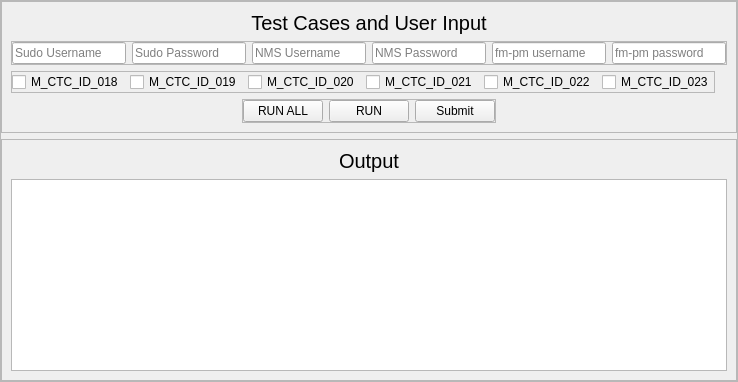
                  <widget class="QWidget" name="Module7">
                   <layout class="QVBoxLayout" name="verticalLayout_22">
                    <property name="leftMargin">
                     <number>0</number>
                    </property>
                    <property name="topMargin">
                     <number>0</number>
                    </property>
                    <property name="rightMargin">
                     <number>0</number>
                    </property>
                    <property name="bottomMargin">
                     <number>0</number>
                    </property>
                    <item>
                     <widget class="QFrame" name="subMod7">
                      <property name="frameShape">
                       <enum>QFrame::StyledPanel</enum>
                      </property>
                      <property name="frameShadow">
                       <enum>QFrame::Raised</enum>
                      </property>
                      <layout class="QVBoxLayout" name="verticalLayout_26">
                       <property name="leftMargin">
                        <number>0</number>
                       </property>
                       <property name="topMargin">
                        <number>0</number>
                       </property>
                       <property name="rightMargin">
                        <number>0</number>
                       </property>
                       <property name="bottomMargin">
                        <number>0</number>
                       </property>
                       <item>
                        <widget class="QFrame" name="InputFrame_7">
                         <property name="frameShape">
                          <enum>QFrame::StyledPanel</enum>
                         </property>
                         <property name="frameShadow">
                          <enum>QFrame::Raised</enum>
                         </property>
                         <layout class="QGridLayout" name="gridLayout_9">
                          <item row="10" column="0" colspan="3" alignment="Qt::AlignHCenter">
                           <widget class="QFrame" name="buttons_7">
                            <property name="frameShape">
                             <enum>QFrame::StyledPanel</enum>
                            </property>
                            <property name="frameShadow">
                             <enum>QFrame::Raised</enum>
                            </property>
                            <layout class="QHBoxLayout" name="horizontalLayout_10">
                             <property name="spacing">
                              <number>6</number>
                             </property>
                             <property name="leftMargin">
                              <number>0</number>
                             </property>
                             <property name="topMargin">
                              <number>0</number>
                             </property>
                             <property name="rightMargin">
                              <number>0</number>
                             </property>
                             <property name="bottomMargin">
                              <number>0</number>
                             </property>
                             <item>
                              <widget class="QPushButton" name="run_18_23">
                               <property name="text">
                                <string>RUN ALL</string>
                               </property>
                               <property name="icon">
                                <iconset resource="resource.qrc">
                                 <normaloff>:/icons/icons/play-circle.svg</normaloff>:/icons/icons/play-circle.svg</iconset>
                               </property>
                              </widget>
                             </item>
                             <item>
                              <widget class="QPushButton" name="runButton_7">
                               <property name="text">
                                <string>RUN</string>
                               </property>
                               <property name="icon">
                                <iconset resource="resource.qrc">
                                 <normaloff>:/icons/icons/play.svg</normaloff>:/icons/icons/play.svg</iconset>
                               </property>
                              </widget>
                             </item>
                             <item>
                              <widget class="QPushButton" name="submitBtn_7">
                               <property name="text">
                                <string>Submit</string>
                               </property>
                               <property name="icon">
                                <iconset resource="resource.qrc">
                                 <normaloff>:/icons/icons/zap.svg</normaloff>:/icons/icons/zap.svg</iconset>
                               </property>
                              </widget>
                             </item>
                            </layout>
                           </widget>
                          </item>
                          <item row="0" column="0" colspan="3">
                           <widget class="QLabel" name="InputLabel_7">
                            <property name="font">
                             <font>
                              <pointsize>15</pointsize>
                             </font>
                            </property>
                            <property name="text">
                             <string>Test Cases and User Input</string>
                            </property>
                            <property name="alignment">
                             <set>Qt::AlignCenter</set>
                            </property>
                           </widget>
                          </item>
                          <item row="1" column="0" colspan="3">
                           <widget class="QFrame" name="frame_7">
                            <property name="frameShape">
                             <enum>QFrame::StyledPanel</enum>
                            </property>
                            <property name="frameShadow">
                             <enum>QFrame::Raised</enum>
                            </property>
                            <layout class="QHBoxLayout" name="horizontalLayout_25">
                             <property name="leftMargin">
                              <number>0</number>
                             </property>
                             <property name="topMargin">
                              <number>0</number>
                             </property>
                             <property name="rightMargin">
                              <number>0</number>
                             </property>
                             <property name="bottomMargin">
                              <number>0</number>
                             </property>
                             <item>
                              <widget class="QLineEdit" name="sudouser">
                               <property name="placeholderText">
                                <string>Sudo Username</string>
                               </property>
                              </widget>
                             </item>
                             <item>
                              <widget class="QLineEdit" name="sudopswrd">
                               <property name="placeholderText">
                                <string>Sudo Password</string>
                               </property>
                              </widget>
                             </item>
                             <item>
                              <widget class="QLineEdit" name="nmsuser">
                               <property name="text">
                                <string/>
                               </property>
                               <property name="placeholderText">
                                <string>NMS Username</string>
                               </property>
                              </widget>
                             </item>
                             <item>
                              <widget class="QLineEdit" name="nmspswrd">
                               <property name="placeholderText">
                                <string>NMS Password</string>
                               </property>
                              </widget>
                             </item>
                             <item>
                              <widget class="QLineEdit" name="fmpmuser">
                               <property name="placeholderText">
                                <string>fm-pm username</string>
                               </property>
                              </widget>
                             </item>
                             <item>
                              <widget class="QLineEdit" name="fmpmpswrd">
                               <property name="placeholderText">
                                <string>fm-pm password</string>
                               </property>
                              </widget>
                             </item>
                            </layout>
                           </widget>
                          </item>
                          <item row="2" column="0">
                           <widget class="QFrame" name="frame_71">
                            <property name="frameShape">
                             <enum>QFrame::StyledPanel</enum>
                            </property>
                            <property name="frameShadow">
                             <enum>QFrame::Raised</enum>
                            </property>
                            <layout class="QHBoxLayout" name="horizontalLayout_26">
                             <property name="leftMargin">
                              <number>0</number>
                             </property>
                             <property name="topMargin">
                              <number>0</number>
                             </property>
                             <property name="rightMargin">
                              <number>0</number>
                             </property>
                             <property name="bottomMargin">
                              <number>0</number>
                             </property>
                             <item>
                              <widget class="QCheckBox" name="TC_018">
                               <property name="styleSheet">
                                <string notr="true"/>
                               </property>
                               <property name="text">
                                <string>M_CTC_ID_018</string>
                               </property>
                              </widget>
                             </item>
                             <item>
                              <widget class="QCheckBox" name="TC_019">
                               <property name="text">
                                <string>M_CTC_ID_019</string>
                               </property>
                              </widget>
                             </item>
                             <item>
                              <widget class="QCheckBox" name="TC_020">
                               <property name="text">
                                <string>M_CTC_ID_020</string>
                               </property>
                              </widget>
                             </item>
                             <item>
                              <widget class="QCheckBox" name="TC_021">
                               <property name="text">
                                <string>M_CTC_ID_021</string>
                               </property>
                              </widget>
                             </item>
                             <item>
                              <widget class="QCheckBox" name="TC_022">
                               <property name="text">
                                <string>M_CTC_ID_022</string>
                               </property>
                              </widget>
                             </item>
                             <item>
                              <widget class="QCheckBox" name="TC_023">
                               <property name="text">
                                <string>M_CTC_ID_023</string>
                               </property>
                              </widget>
                             </item>
                            </layout>
                           </widget>
                          </item>
                         </layout>
                        </widget>
                       </item>
                       <item>
                        <widget class="QFrame" name="OutputFrame_7">
                         <property name="frameShape">
                          <enum>QFrame::StyledPanel</enum>
                         </property>
                         <property name="frameShadow">
                          <enum>QFrame::Raised</enum>
                         </property>
                         <layout class="QVBoxLayout" name="verticalLayout_25">
                          <item alignment="Qt::AlignTop">
                           <widget class="QLabel" name="outputLabel_7">
                            <property name="font">
                             <font>
                              <pointsize>15</pointsize>
                             </font>
                            </property>
                            <property name="text">
                             <string>Output</string>
                            </property>
                            <property name="alignment">
                             <set>Qt::AlignCenter</set>
                            </property>
                           </widget>
                          </item>
                          <item>
                           <widget class="QTextEdit" name="consoleEdit_7"/>
                          </item>
                         </layout>
                        </widget>
                       </item>
                      </layout>
                     </widget>
                    </item>
                   </layout>
                  </widget>
